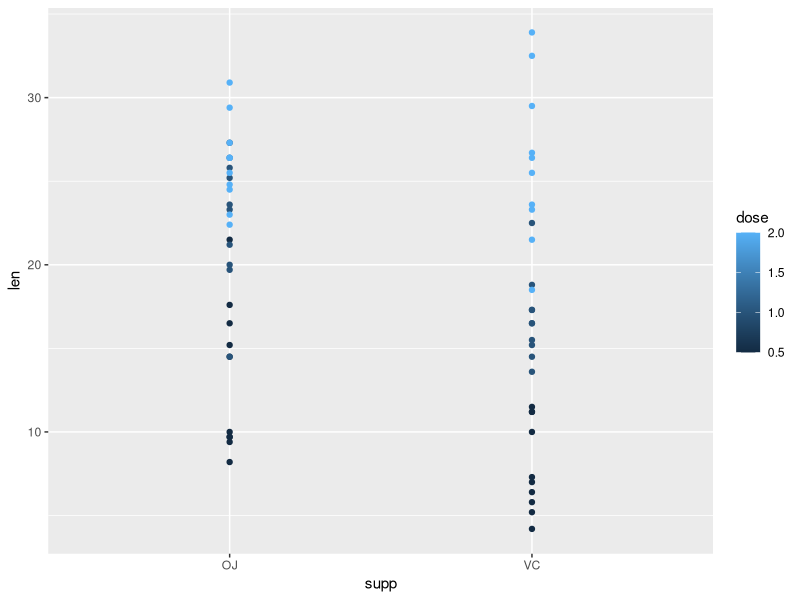

The R script that drew this image: (Note: this script raises an error after producing the figure.)
## ---- chunk 1
library(ggplot2)
library(datasets)
head(ToothGrowth, 3)
## ---- chunk 2
qplot(x=supp, y=len, color=dose, data=ToothGrowth)
## ---- chunk 3
summary(ToothGrowth)
## ---- chunk 4
t.test(ToothGrowth$len~ToothGrowth$supp,
       paired=FALSE, var.equal=FALSE, conf.level=0.95)
## ---- chunk 5
oneway.test(ToothGrowth$len~ToothGrowth$dose, var.equal = FALSE)
